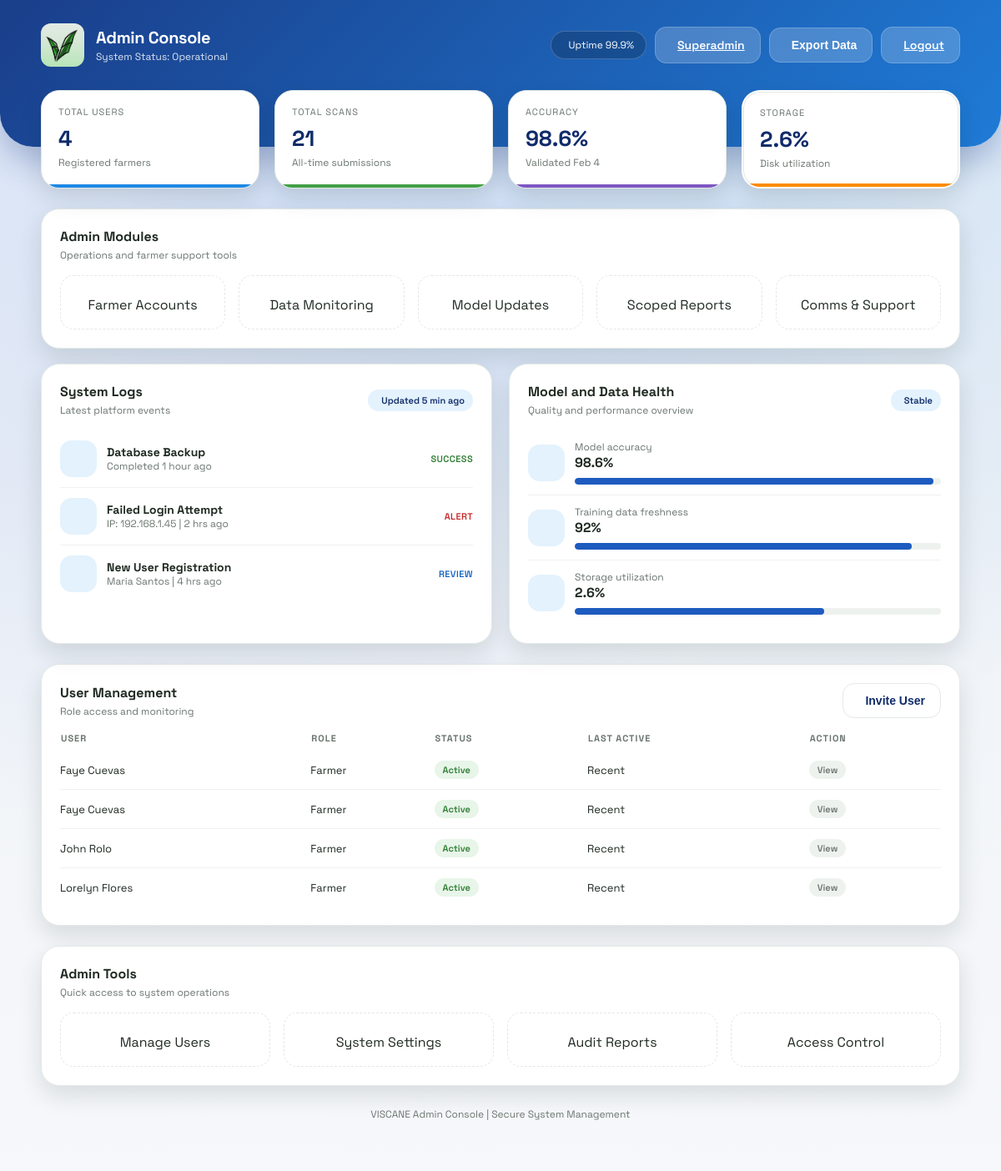
Page /admin (signed in) on the earlier database version.
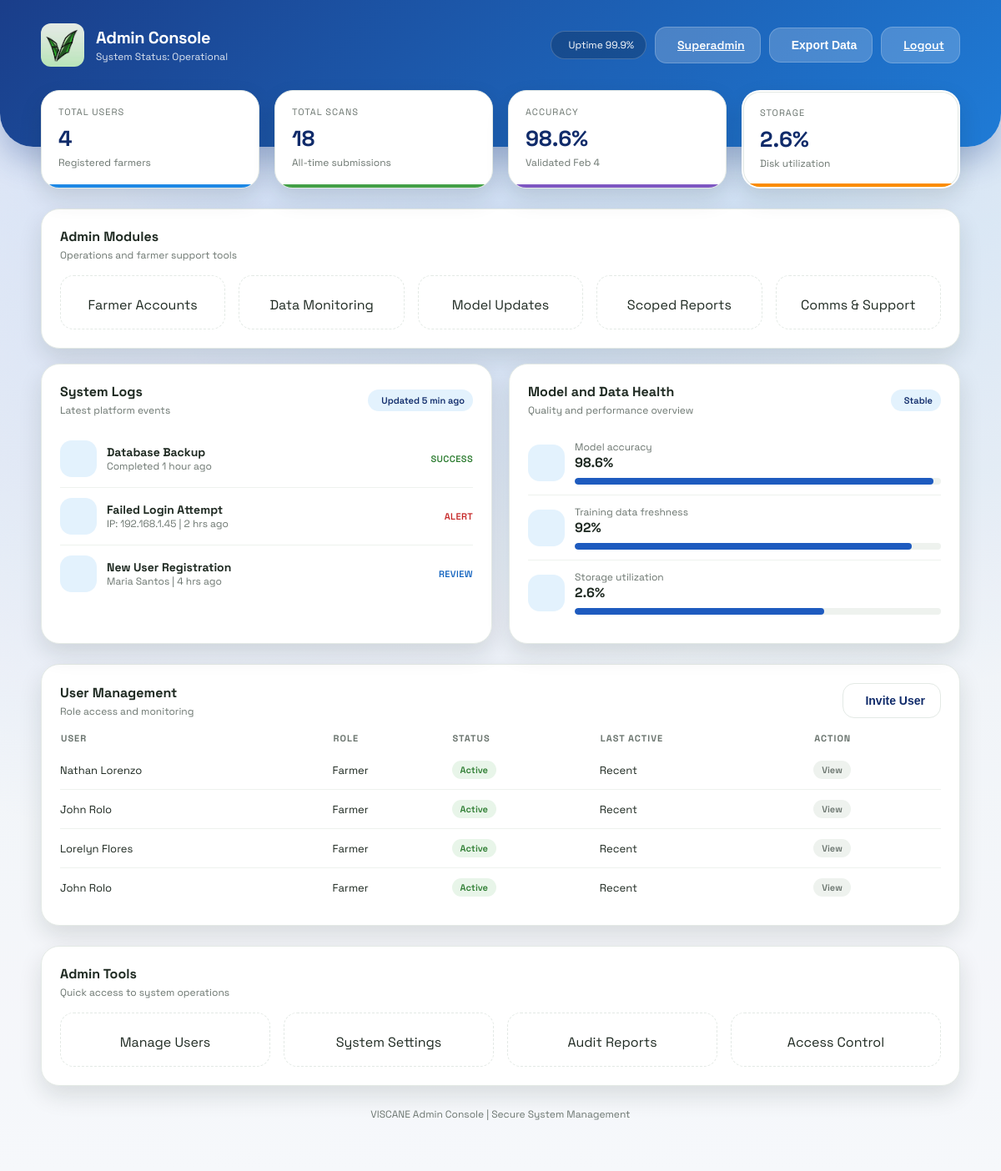
Same page on the later database version.
### models.py (models this page shows)
class User(db.Model):
    id = db.Column(db.Integer, primary_key=True)
    fullname = db.Column(db.String(100), nullable=False)
    email = db.Column(db.String(120), unique=True, nullable=False)
    phone = db.Column(db.String(20), nullable=False)
    password = db.Column(db.String(200), nullable=False)
    province = db.Column(db.String(120), nullable=True)
    municipality = db.Column(db.String(120), nullable=True)
    barangay = db.Column(db.String(120), nullable=True)
    is_active = db.Column(db.Boolean, nullable=False, default=True)
    is_archived = db.Column(db.Boolean, nullable=False, default=False)

### app.py (the view)
@app.route('/admin')
@login_required
def admin_portal():
    current_admin = get_current_admin()
    total_users = User.query.filter_by(is_archived=False, is_active=True).count()
    total_scans = Scan.query.count()
    seven_days_ago = datetime.utcnow() - timedelta(days=7)
    active_user_ids = db.session.query(User.id).filter(
        User.is_archived.is_(False),
        User.is_active.is_(True)
    ).subquery()
    active_farmers = db.session.query(Scan.user_id).filter(
        Scan.created_at >= seven_days_ago,
        Scan.user_id.in_(active_user_ids)
    ).distinct().count()
    pending_reviews = Scan.query.filter(
        Scan.status == 'pending',
        Scan.user_id.in_(active_user_ids)
    ).count()
    users = User.query.filter_by(is_archived=False, is_active=True).order_by(User.id.desc()).limit(6).all()
    logs = [
        {"icon": "server-outline", "title": "Database Backup", "meta": "Completed 1 hour ago", "status": "Success", "color": "#2E7D32"},
        {"icon": "warning-outline", "title": "Failed Login Attempt", "meta": "IP: 192.168.1.45 | 2 hrs ago", "status": "Alert", "color": "#C62828"},
        {"icon": "person-add-outline", "title": "New User Registration", "meta": "Maria Santos | 4 hrs ago", "status": "Review", "color": "#1565C0"},
    ]
    model_accuracy = 98.6
    storage_utilization = 68
    try:
        usage = disk_usage(os.getcwd())
        if usage.total > 0:
            storage_utilization = round((usage.used / usage.total) * 100, 1)
    except Exception:
        pass
    stats = {
        "active_users": total_users,
        "total_scans": total_scans,
        "model_accuracy": model_accuracy,
        "storage_utilization": storage_utilization,
    }
    return render_template(
        'admin.html',
        total_users=total_users,
        active_farmers=active_farmers,
        pending_reviews=pending_reviews,
        users=users,
        logs=logs,
        current_admin=current_admin,
        stats=stats
    )

### app.py (called while the page is built)
def login_required(view):
    @wraps(view)
    def wrapped(*args, **kwargs):
        if not session.get('admin_id'):
            return redirect(url_for('admin_login'))
        return view(*args, **kwargs)
    return wrapped

def get_current_admin():
    admin_id = session.get('admin_id')
    if not admin_id:
        return None
    admin = Admin.query.get(admin_id)
    if not admin or admin.is_archived:
        return None
    return admin

### templates/admin.html (shortened to what the changed rows need)
<!DOCTYPE html>
<html lang="en">
<head>
    <link rel="stylesheet" href="{{ url_for('static', filename='style.css') }}">
</head>
<body class="admin-layout">
    <main class="dashboard-container fade-in">
        <section class="stats-grid">
            <div class="stat-card accent-green">
                <div class="stat-label">Total Scans</div>
                <div class="stat-value">{{ stats.total_scans | default('0') }}</div>
                <div class="stat-meta">All-time submissions</div>
            </div>
        </section>
        <section class="section-grid two-col">
            <div class="panel">
                {% for log in logs %}
                    <div class="list-row">
                        <div class="list-badge" style="background: #E3F2FD; color: #1565C0;">
                        </div>
                        <div class="list-main" style="flex: 1;">
                            <h4>{{ log.title }}</h4>
                            <div class="list-meta">{{ log.meta }}</div>
                        </div>
                        <div class="list-status" style="color: {{ log.color }};">{{ log.status }}</div>
                    </div>
                {% endfor %}
            </div>
        </section>
        <section class="panel" style="margin-bottom: 24px;">
            <table class="data-table">
                <thead>
                    <tr>
                        <th>User</th>
                        <th>Role</th>
                        <th>Status</th>
                        <th>Last Active</th>
                        <th>Action</th>
                    </tr>
                </thead>
                <tbody>
                    {% if users %}
                        {% for user in users %}
                            <tr>
                                <td>{{ user.fullname }}</td>
                                <td>Farmer</td>
                                <td><span class="tag success">Active</span></td>
                                <td>Recent</td>
                                <td><span class="tag">View</span></td>
                            </tr>
                        {% endfor %}
                    {% else %}
                        <tr>
                            <td colspan="5">No users registered yet.</td>
                        </tr>
                    {% endif %}
                </tbody>
            </table>
        </section>
    </main>
</body>
</html>

Differences in the rows shown:
removed User: fullname "Faye Cuevas"
changed User: fullname "Faye Cuevas" → "Nathan Lorenzo"
now on this page (row edited): User: fullname "John Rolo"
Other differences:
{{ stats.total_scans | default('0') }}: "21" → "18"
